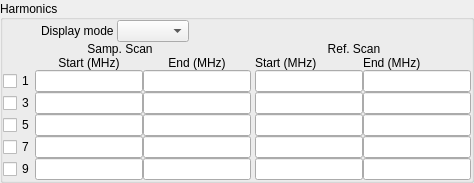
               <widget class="QGroupBox" name="groupBox_settings_harmonics">
                <property name="enabled">
                 <bool>true</bool>
                </property>
                <property name="sizePolicy">
                 <sizepolicy hsizetype="Preferred" vsizetype="Preferred">
                  <horstretch>0</horstretch>
                  <verstretch>0</verstretch>
                 </sizepolicy>
                </property>
                <property name="font">
                 <font>
                  <weight>50</weight>
                  <bold>false</bold>
                 </font>
                </property>
                <property name="title">
                 <string>Harmonics</string>
                </property>
                <property name="alignment">
                 <set>Qt::AlignLeading|Qt::AlignLeft|Qt::AlignVCenter</set>
                </property>
                <property name="flat">
                 <bool>true</bool>
                </property>
                <property name="checkable">
                 <bool>false</bool>
                </property>
                <layout class="QGridLayout" name="gridLayout_5">
                 <property name="leftMargin">
                  <number>0</number>
                 </property>
                 <property name="topMargin">
                  <number>0</number>
                 </property>
                 <property name="rightMargin">
                  <number>0</number>
                 </property>
                 <property name="bottomMargin">
                  <number>0</number>
                 </property>
                 <property name="spacing">
                  <number>0</number>
                 </property>
                 <item row="3" column="0">
                  <layout class="QGridLayout" name="gridLayout">
                   <property name="spacing">
                    <number>0</number>
                   </property>
                   <item row="8" column="5">
                    <widget class="QLineEdit" name="lineEdit_startf9_r">
                     <property name="readOnly">
                      <bool>true</bool>
                     </property>
                    </widget>
                   </item>
                   <item row="1" column="2">
                    <widget class="QLabel" name="label_settings_control_label2">
                     <property name="text">
                      <string>End (MHz)</string>
                     </property>
                     <property name="alignment">
                      <set>Qt::AlignCenter</set>
                     </property>
                    </widget>
                   </item>
                   <item row="1" column="5">
                    <widget class="QLabel" name="label_settings_control_label1_r">
                     <property name="text">
                      <string>Start (MHz)</string>
                     </property>
                    </widget>
                   </item>
                   <item row="8" column="2">
                    <widget class="QLineEdit" name="lineEdit_endf9">
                     <property name="readOnly">
                      <bool>true</bool>
                     </property>
                    </widget>
                   </item>
                   <item row="1" column="7">
                    <widget class="QLabel" name="label_settings_control_label2_r">
                     <property name="text">
                      <string>End (MHz)</string>
                     </property>
                    </widget>
                   </item>
                   <item row="8" column="7">
                    <widget class="QLineEdit" name="lineEdit_endf9_r">
                     <property name="readOnly">
                      <bool>true</bool>
                     </property>
                    </widget>
                   </item>
                   <item row="7" column="5">
                    <widget class="QLineEdit" name="lineEdit_startf7_r">
                     <property name="readOnly">
                      <bool>true</bool>
                     </property>
                    </widget>
                   </item>
                   <item row="4" column="5">
                    <widget class="QLineEdit" name="lineEdit_startf1_r">
                     <property name="readOnly">
                      <bool>true</bool>
                     </property>
                    </widget>
                   </item>
                   <item row="5" column="5">
                    <widget class="QLineEdit" name="lineEdit_startf3_r">
                     <property name="readOnly">
                      <bool>true</bool>
                     </property>
                    </widget>
                   </item>
                   <item row="6" column="2">
                    <widget class="QLineEdit" name="lineEdit_endf5">
                     <property name="readOnly">
                      <bool>true</bool>
                     </property>
                    </widget>
                   </item>
                   <item row="5" column="2">
                    <widget class="QLineEdit" name="lineEdit_endf3">
                     <property name="readOnly">
                      <bool>true</bool>
                     </property>
                    </widget>
                   </item>
                   <item row="6" column="5">
                    <widget class="QLineEdit" name="lineEdit_startf5_r">
                     <property name="readOnly">
                      <bool>true</bool>
                     </property>
                    </widget>
                   </item>
                   <item row="7" column="7">
                    <widget class="QLineEdit" name="lineEdit_endf7_r">
                     <property name="readOnly">
                      <bool>true</bool>
                     </property>
                    </widget>
                   </item>
                   <item row="7" column="2">
                    <widget class="QLineEdit" name="lineEdit_endf7">
                     <property name="readOnly">
                      <bool>true</bool>
                     </property>
                    </widget>
                   </item>
                   <item row="1" column="1">
                    <widget class="QLabel" name="label_settings_control_label1">
                     <property name="text">
                      <string>Start (MHz)</string>
                     </property>
                     <property name="alignment">
                      <set>Qt::AlignCenter</set>
                     </property>
                    </widget>
                   </item>
                   <item row="4" column="1">
                    <widget class="QLineEdit" name="lineEdit_startf1">
                     <property name="readOnly">
                      <bool>true</bool>
                     </property>
                    </widget>
                   </item>
                   <item row="5" column="0">
                    <widget class="QCheckBox" name="checkBox_harm3">
                     <property name="sizePolicy">
                      <sizepolicy hsizetype="Preferred" vsizetype="Fixed">
                       <horstretch>0</horstretch>
                       <verstretch>0</verstretch>
                      </sizepolicy>
                     </property>
                     <property name="text">
                      <string>3</string>
                     </property>
                    </widget>
                   </item>
                   <item row="8" column="0">
                    <widget class="QCheckBox" name="checkBox_harm9">
                     <property name="sizePolicy">
                      <sizepolicy hsizetype="Preferred" vsizetype="Fixed">
                       <horstretch>0</horstretch>
                       <verstretch>0</verstretch>
                      </sizepolicy>
                     </property>
                     <property name="text">
                      <string>9</string>
                     </property>
                    </widget>
                   </item>
                   <item row="5" column="1">
                    <widget class="QLineEdit" name="lineEdit_startf3">
                     <property name="readOnly">
                      <bool>true</bool>
                     </property>
                    </widget>
                   </item>
                   <item row="8" column="1">
                    <widget class="QLineEdit" name="lineEdit_startf9">
                     <property name="readOnly">
                      <bool>true</bool>
                     </property>
                    </widget>
                   </item>
                   <item row="7" column="0">
                    <widget class="QCheckBox" name="checkBox_harm7">
                     <property name="sizePolicy">
                      <sizepolicy hsizetype="Preferred" vsizetype="Fixed">
                       <horstretch>0</horstretch>
                       <verstretch>0</verstretch>
                      </sizepolicy>
                     </property>
                     <property name="text">
                      <string>7</string>
                     </property>
                    </widget>
                   </item>
                   <item row="4" column="2">
                    <widget class="QLineEdit" name="lineEdit_endf1">
                     <property name="readOnly">
                      <bool>true</bool>
                     </property>
                    </widget>
                   </item>
                   <item row="4" column="4">
                    <spacer name="horizontalSpacer_28">
                     <property name="orientation">
                      <enum>Qt::Horizontal</enum>
                     </property>
                     <property name="sizeType">
                      <enum>QSizePolicy::Fixed</enum>
                     </property>
                     <property name="sizeHint" stdset="0">
                      <size>
                       <width>4</width>
                       <height>20</height>
                      </size>
                     </property>
                    </spacer>
                   </item>
                   <item row="5" column="7">
                    <widget class="QLineEdit" name="lineEdit_endf3_r">
                     <property name="readOnly">
                      <bool>true</bool>
                     </property>
                    </widget>
                   </item>
                   <item row="4" column="7">
                    <widget class="QLineEdit" name="lineEdit_endf1_r">
                     <property name="readOnly">
                      <bool>true</bool>
                     </property>
                    </widget>
                   </item>
                   <item row="6" column="0">
                    <widget class="QCheckBox" name="checkBox_harm5">
                     <property name="sizePolicy">
                      <sizepolicy hsizetype="Preferred" vsizetype="Fixed">
                       <horstretch>0</horstretch>
                       <verstretch>0</verstretch>
                      </sizepolicy>
                     </property>
                     <property name="text">
                      <string>5</string>
                     </property>
                    </widget>
                   </item>
                   <item row="6" column="1">
                    <widget class="QLineEdit" name="lineEdit_startf5">
                     <property name="readOnly">
                      <bool>true</bool>
                     </property>
                    </widget>
                   </item>
                   <item row="4" column="0">
                    <widget class="QCheckBox" name="checkBox_harm1">
                     <property name="sizePolicy">
                      <sizepolicy hsizetype="Preferred" vsizetype="Fixed">
                       <horstretch>0</horstretch>
                       <verstretch>0</verstretch>
                      </sizepolicy>
                     </property>
                     <property name="text">
                      <string>1</string>
                     </property>
                    </widget>
                   </item>
                   <item row="6" column="7">
                    <widget class="QLineEdit" name="lineEdit_endf5_r">
                     <property name="readOnly">
                      <bool>true</bool>
                     </property>
                    </widget>
                   </item>
                   <item row="7" column="1">
                    <widget class="QLineEdit" name="lineEdit_startf7">
                     <property name="readOnly">
                      <bool>true</bool>
                     </property>
                    </widget>
                   </item>
                  </layout>
                 </item>
                 <item row="0" column="0">
                  <layout class="QHBoxLayout" name="horizontalLayout_23">
                   <item>
                    <spacer name="horizontalSpacer_22">
                     <property name="orientation">
                      <enum>Qt::Horizontal</enum>
                     </property>
                     <property name="sizeType">
                      <enum>QSizePolicy::Preferred</enum>
                     </property>
                     <property name="sizeHint" stdset="0">
                      <size>
                       <width>38</width>
                       <height>20</height>
                      </size>
                     </property>
                    </spacer>
                   </item>
                   <item>
                    <widget class="QLabel" name="label_9">
                     <property name="text">
                      <string>Display mode </string>
                     </property>
                     <property name="buddy">
                      <cstring>comboBox_settings_control_dispmode</cstring>
                     </property>
                    </widget>
                   </item>
                   <item>
                    <widget class="QComboBox" name="comboBox_settings_control_dispmode"/>
                   </item>
                   <item>
                    <spacer name="horizontalSpacer_23">
                     <property name="orientation">
                      <enum>Qt::Horizontal</enum>
                     </property>
                     <property name="sizeHint" stdset="0">
                      <size>
                       <width>0</width>
                       <height>20</height>
                      </size>
                     </property>
                    </spacer>
                   </item>
                  </layout>
                 </item>
                 <item row="1" column="0">
                  <layout class="QHBoxLayout" name="horizontalLayout_settings_control_sampref">
                   <property name="spacing">
                    <number>0</number>
                   </property>
                   <item>
                    <widget class="QLabel" name="label_settings_control_samp">
                     <property name="text">
                      <string>Samp. Scan</string>
                     </property>
                     <property name="alignment">
                      <set>Qt::AlignCenter</set>
                     </property>
                    </widget>
                   </item>
                   <item>
                    <widget class="QLabel" name="label_settings_control_ref">
                     <property name="text">
                      <string>Ref. Scan</string>
                     </property>
                     <property name="alignment">
                      <set>Qt::AlignCenter</set>
                     </property>
                    </widget>
                   </item>
                  </layout>
                 </item>
                </layout>
               </widget>
